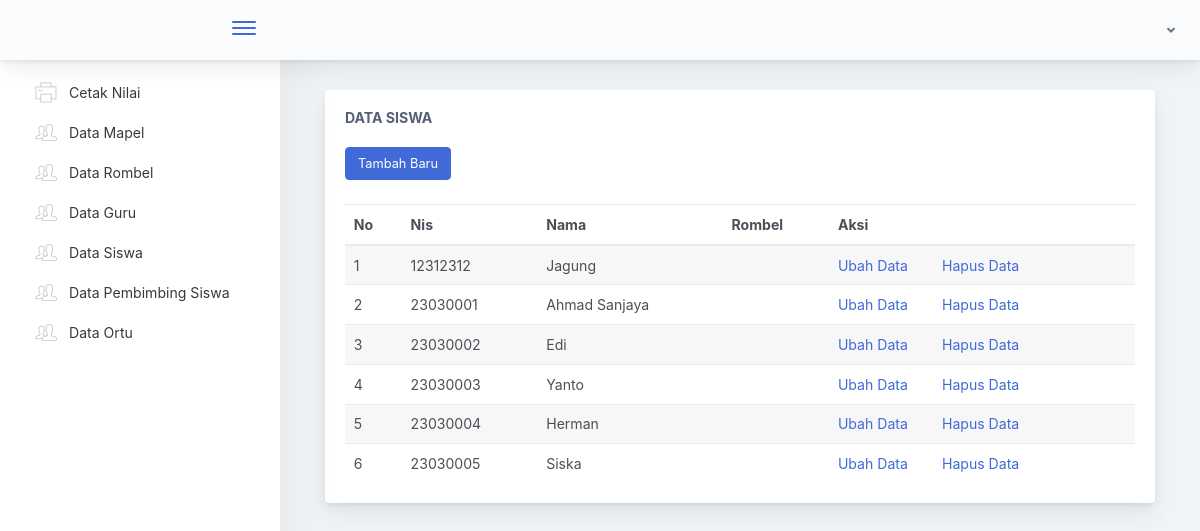
/index.php/tu/siswa, run on an earlier commit of the app's database.
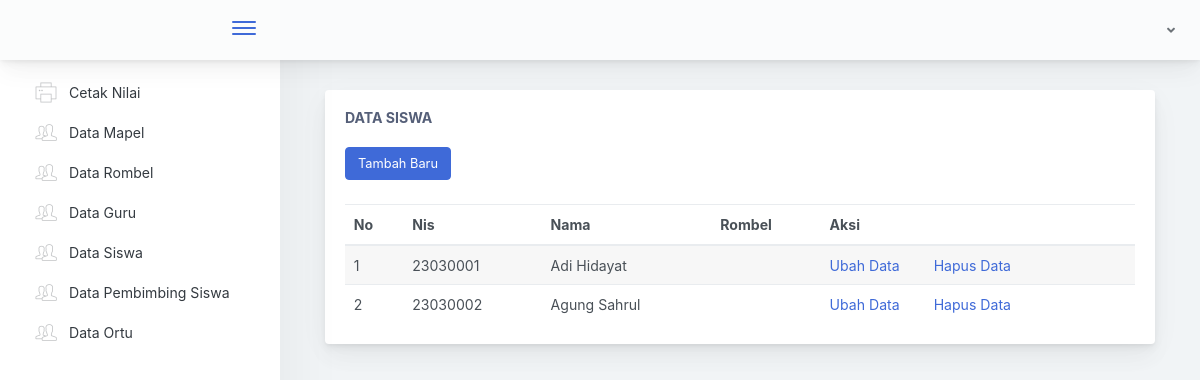
And on a later commit of the database.
### tables this page shows
CREATE TABLE `tb_siswa` (
  `nis` int NOT NULL,
  `nama` varchar(50) NOT NULL,
  `username` varchar(50) NOT NULL,
  `password` varchar(250) NOT NULL,
  `token` varchar(255) DEFAULT NULL
);

### application/controllers/Tu.php (called while the page is built, shortened)
<?php
class Tu extends CI_Controller {
  public function __construct()
  {
    $this->load->model('M_Nilai');
    $this->load->model('SaveModel');
    $this->load->model('TuModel');
    $this->load->library('form_validation');
  }
public function siswa()
{
  $data['dtsiswa'] = $this->db->query("SELECT * FROM tb_siswa")->result();
  $this->load->view('tu/siswa', $data);
}
}

### index.php (called while the page is built, shortened)
<?php
require_once BASEPATH.'core/CodeIgniter.php';

### application/views/tu/siswa.php (the view, shortened to what this page needs)
<!doctype html>
<html lang="en">
<head>
</head>
<body>
        <div class="app-main">
                <div class="app-main__outer">
                    <div class="app-main__inner">
                        <div class="col-lg-12">
                                <div class="main-card mb-3 card">
                                    <div class="card-body"><h5 class="card-title">Data Siswa</h5>
                                    <a href="<?= base_url('Tu/addsiswa') ?>" class="btn btn-primary mt-2 mb-4">Tambah Baru</a>
                                        <table class="mb-0 table table-striped">
                                            <thead>
                                            <tr>
                                                <th>No</th>
                                                <th>Nis</th>
                                                <th>Nama </th>
                                                <th>Rombel</th>
                                                <th>Aksi</th>
                                            </tr>
                                            </thead>
                                            <tbody>
                                                <?php
                                                $no = 1;
                                                foreach ($dtsiswa as $key) {
                                                    ?>
                                            <tr>
                                                <td><?php echo $no++ ?></td>
                                                <td><?php echo $key->nis ?></td>
                                                <td><?php echo $key->nama ?></td>
                                                <td><?php echo $key->rombel ?></td>
                                                <td>
                                                    <a href="<?php echo base_url('Tu/editsiswa')?>/<?php echo $key->nis?>"style="margin-right: 30px;">Ubah Data</a>
                                                    <a href="<?php echo base_url('Tu/hapussiswa')?>/<?php echo $key->nis?>">Hapus Data</a>
                                            </tr>
                                                <?php
                                            }
                                                ?>
                                            </tbody>
                                        </table>
                                    </div>
                                </div>
                            </div>
                        </div>
        </div>
    </div>
</body>
</html>

What changed in the data, as far as the page shows it:
removed tb_siswa: nis "12312312", nama "Jagung"
removed tb_siswa: nis "23030003", nama "Yanto"
removed tb_siswa: nis "23030004", nama "Herman"
removed tb_siswa: nis "23030005", nama "Siska"
changed tb_siswa id 23030001: nama "Ahmad Sanjaya" → "Adi Hidayat"
changed tb_siswa id 23030002: nama "Edi" → "Agung Sahrul"
